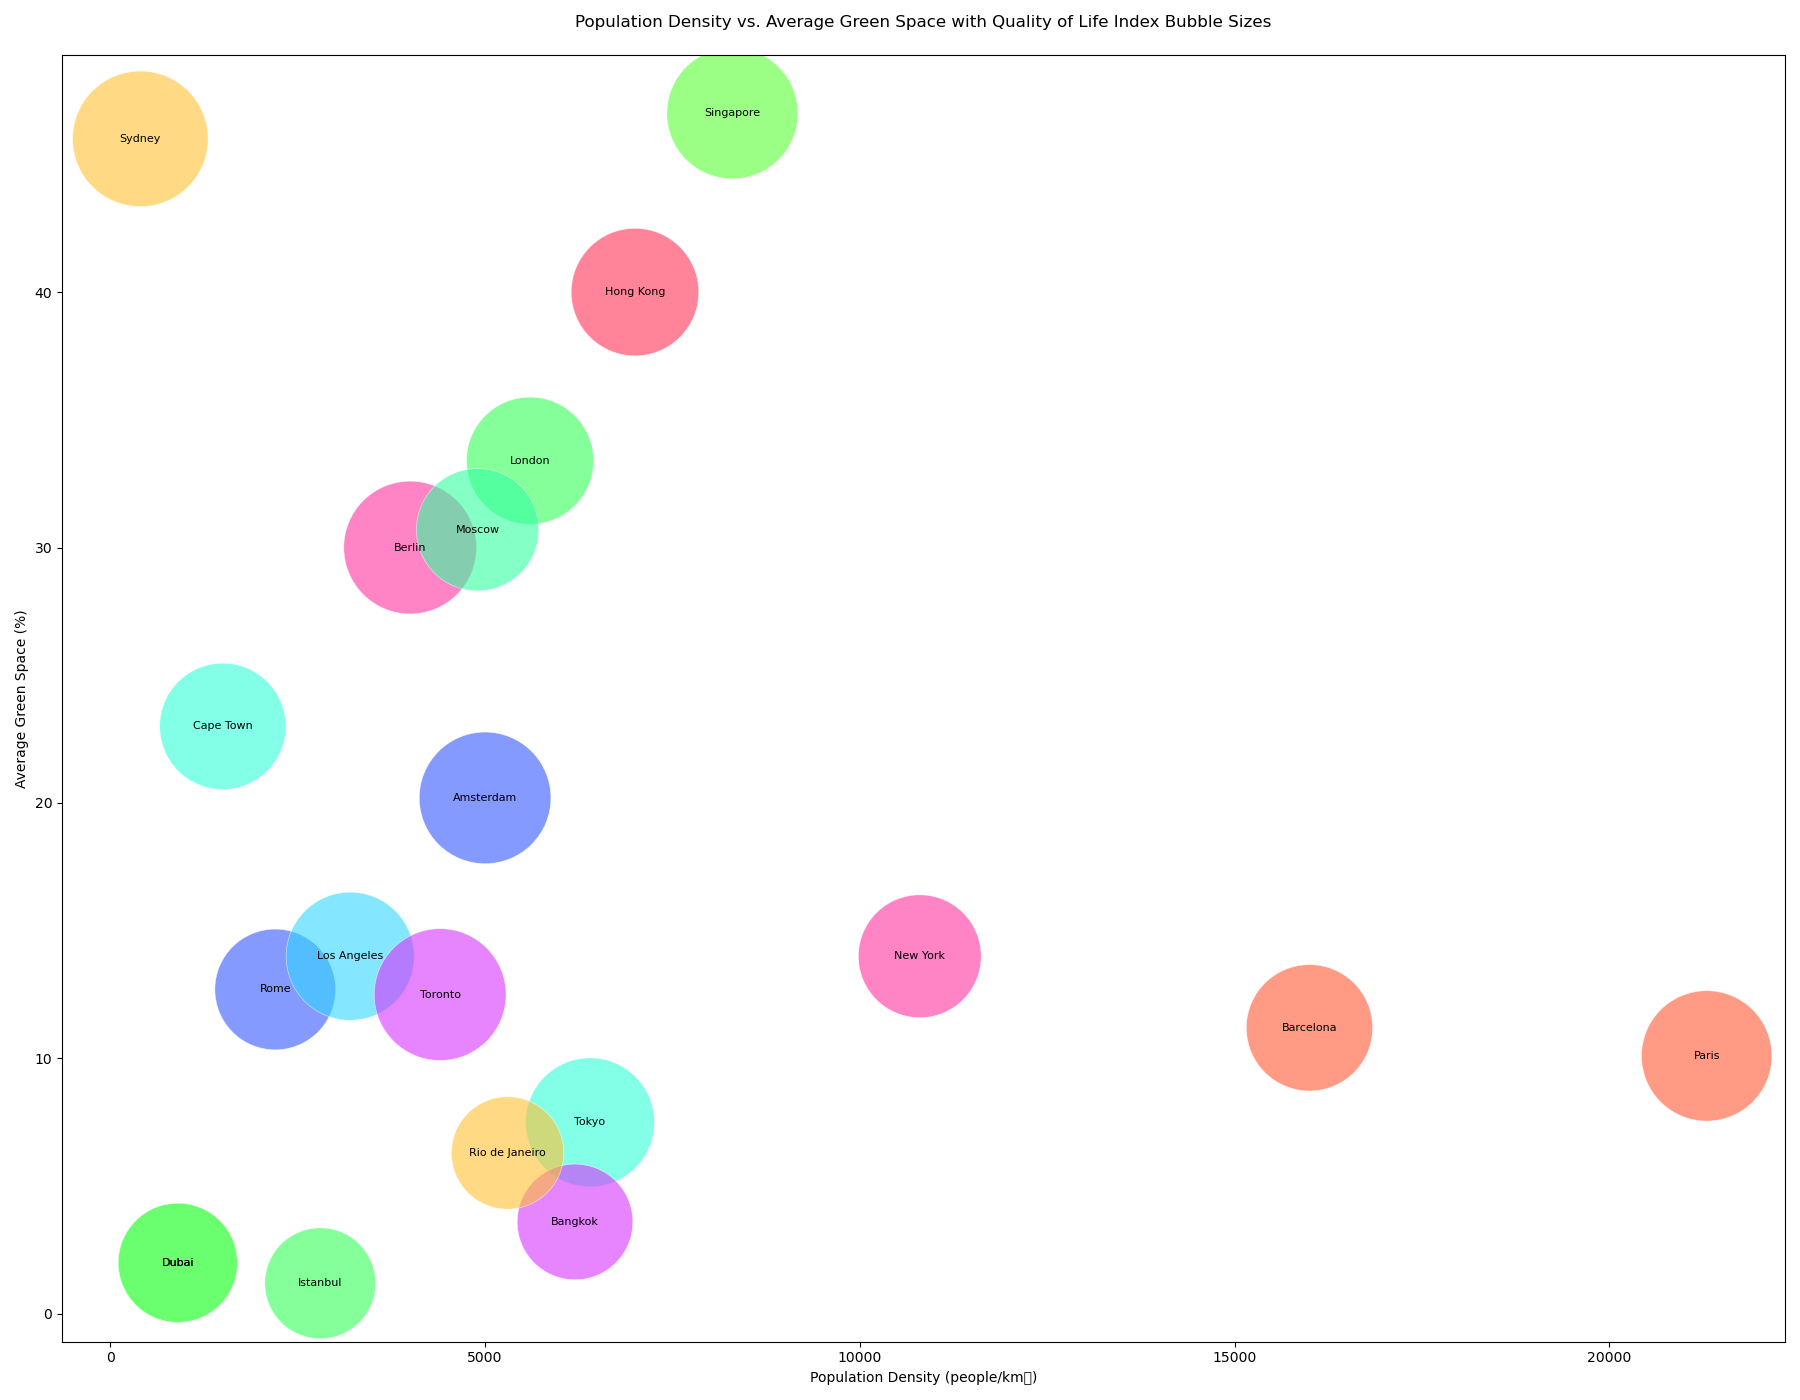

Python code for this plot:

import matplotlib.pyplot as plt

cities = ['Paris', 'London', 'Rome', 'New York', 'Tokyo', 'Bangkok', 'Sydney', 'Dubai', 'Singapore', 'Hong Kong', 'Los Angeles', 'Barcelona', 'Istanbul', 'Amsterdam', 'Berlin', 'Cape Town', 'Toronto', 'Rio de Janeiro', 'Moscow', 'Dubai']
population_density = [21300, 5600, 2200, 10800, 6400, 6200, 400, 900, 8300, 7000, 3200, 16000, 2800, 5000, 4000, 1500, 4400, 5300, 4900, 900]
avg_green_space = [10.1, 33.4, 12.7, 14.0, 7.5, 3.6, 46.0, 2.0, 47.0, 40.0, 14.0, 11.2, 1.2, 20.2, 30.0, 23.0, 12.5, 6.3, 30.7, 2.0]
quality_of_life_index = [176.2, 167.6, 151.1, 156.4, 172.3, 138.7, 190.4, 147.3, 178.1, 168.5, 170.1, 165.4, 127.3, 179.6, 182.7, 165.3, 180.1, 130.8, 155.2, 147.3]

size_factor = 50
sizes = [p * size_factor for p in quality_of_life_index]

colors = ['#FF5733', '#33FF57', '#3357FF', '#FF33A1', '#33FFD7', '#D733FF', '#FFC133', '#33FFA1', '#57FF33', '#FF3357', '#33D7FF', '#FF5733', '#33FF57', '#3357FF', '#FF33A1', '#33FFD7', '#D733FF', '#FFC133', '#33FFA1', '#57FF33']

plt.figure(figsize=(18,14))
plt.scatter(population_density, avg_green_space, s=sizes, c=colors, alpha=0.6, edgecolors='w', linewidth=0.5)

plt.title('Population Density vs. Average Green Space with Quality of Life Index Bubble Sizes', pad=20)
plt.xlabel('Population Density (people/km²)')
plt.ylabel('Average Green Space (%)')

for i, city in enumerate(cities):
    plt.text(population_density[i], avg_green_space[i], city, ha='center', va='center', fontsize=8)

plt.tight_layout()
plt.show()
